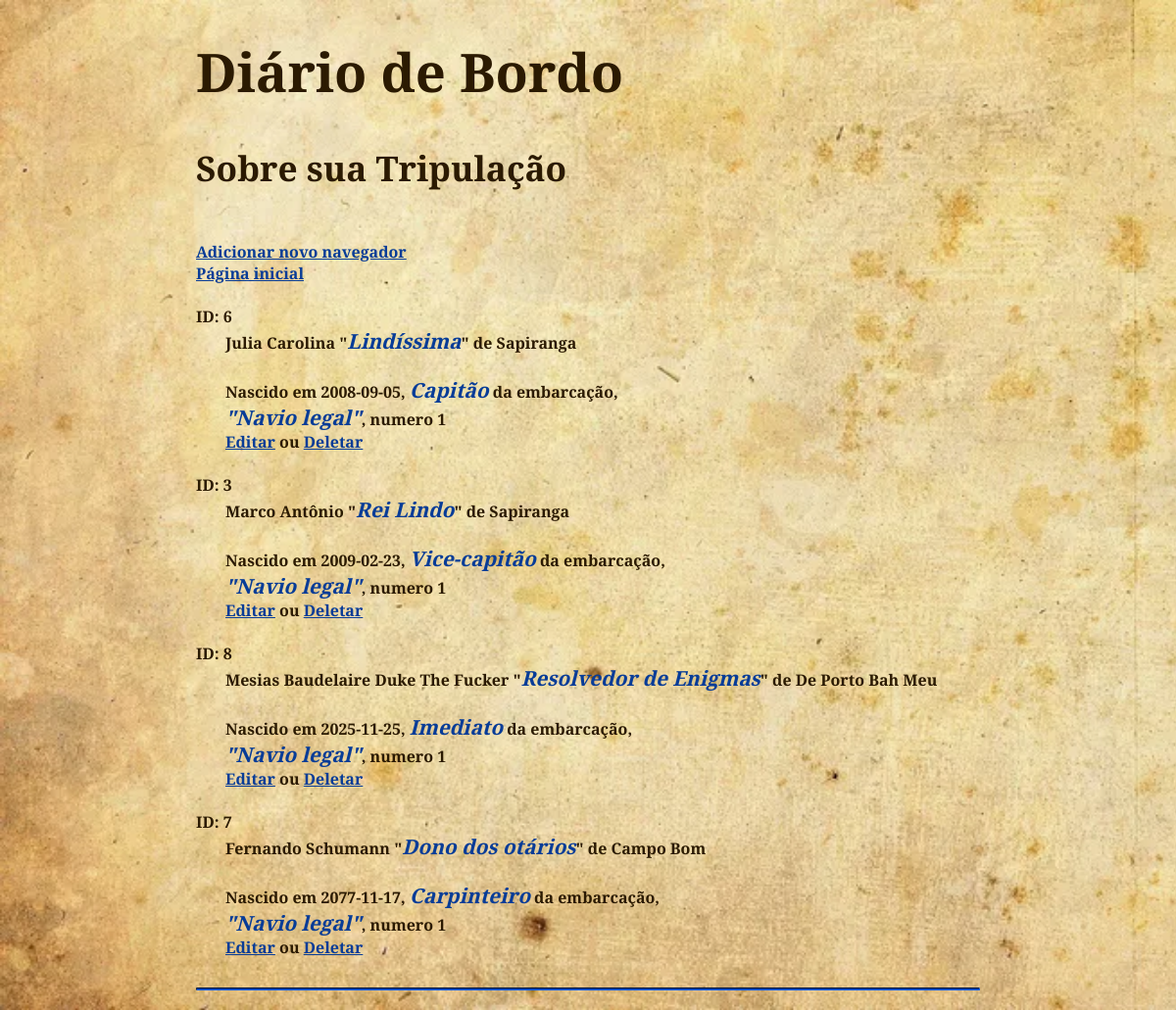
Page /paginas/mostrar/mostrarnavegador.php on the earlier database version.
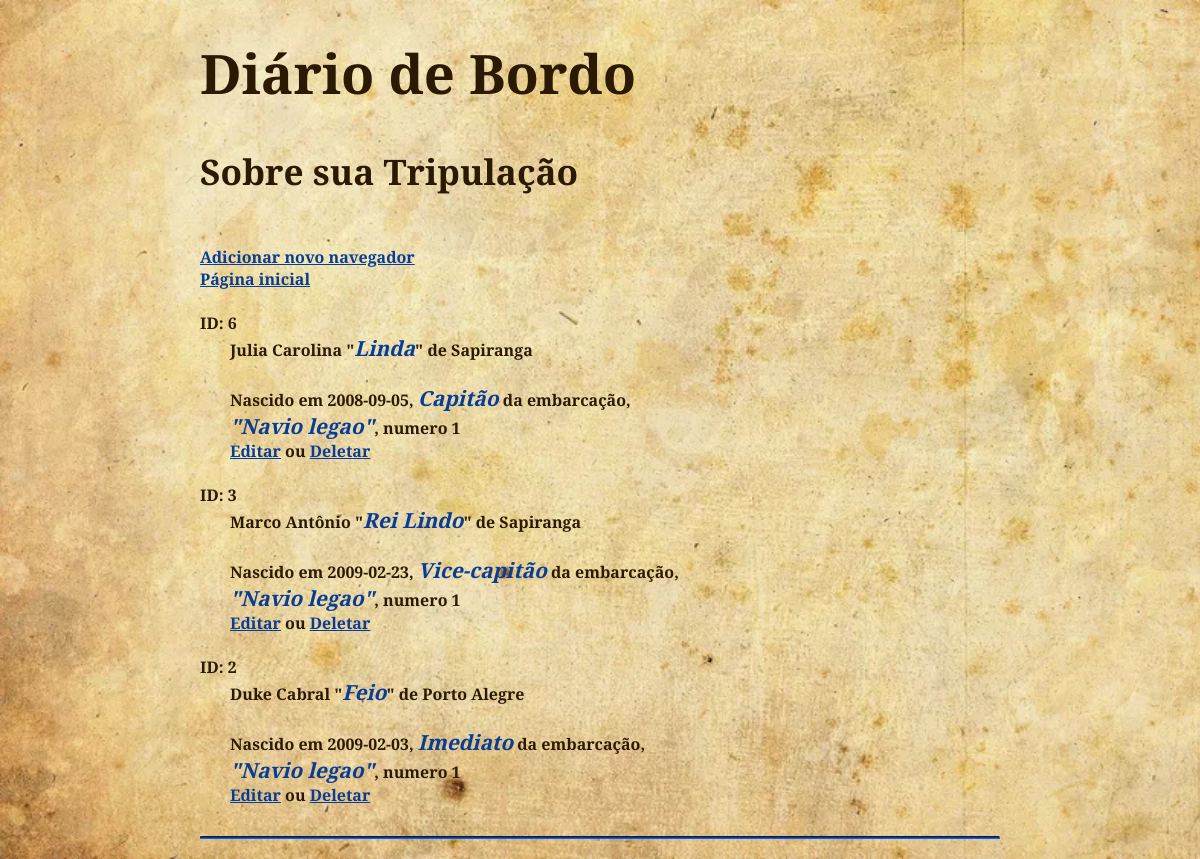
Same page on the later database version.
### tables this page shows
CREATE TABLE `navegador` (
  `id_navegador` int(11) NOT NULL,
  `nome` varchar(30) DEFAULT NULL,
  `nascimento` date DEFAULT NULL,
  `cargo` int(11) DEFAULT NULL,
  `navio` int(11) DEFAULT NULL,
  `sobrenome` varchar(30) DEFAULT NULL,
  `titulo` varchar(30) DEFAULT NULL,
  `origem` varchar(30) DEFAULT NULL
);

CREATE TABLE `cargo` (
  `id_cargo` int(11) NOT NULL,
  `nome` varchar(30) DEFAULT NULL,
  `descricao` text DEFAULT NULL
);

CREATE TABLE `navio` (
  `id_navio` int(11) NOT NULL,
  `nome` varchar(30) DEFAULT NULL,
  `tipo` int(11) DEFAULT NULL,
  `numero` int(11) DEFAULT NULL
);

### paginas/mostrar/mostrarnavegador.php (the view, shortened to what this page needs)
<?php
    require_once("../config.php");
?>
<!DOCTYPE html>
<html lang="pt-br">
<head>
    <link rel="stylesheet" href="../style.css">
</head>
<body>
    <header>
        <h1>Diário de Bordo</h1>
    </header>
<main>
    <section class="mostrartripulacao">
        <h2>Sobre sua Tripulação</h2> <br>
        <a href="../inserir/novonav.php">Adicionar novo navegador</a><br>
        <a href="../index.html">Página inicial</a><br><br>
        <?php
            $consulta = $mysqli->prepare("
                SELECT
                    n.*, c.nome AS nome_cargo, v.nome AS nome_navio
                FROM
                    navegador n
                INNER JOIN
                    cargo c ON n.cargo = c.id_cargo
                INNER JOIN
                    navio v ON n.navio = v.id_navio
                ORDER BY n.cargo
            ");
            $consulta->execute();
            $resultado = $consulta->get_result();
            $registros = $resultado->fetch_all(MYSQLI_ASSOC);
            foreach($registros as $registro) {
                echo "ID: {$registro['id_navegador']}<br>";
                echo "<div style=\"margin-left: 30px;\">";
                    echo "{$registro['nome']} {$registro['sobrenome']} \"<strong>{$registro['titulo']}</strong>\" de {$registro['origem']}<br>";
                    echo "<br>";
                    echo "Nascido em {$registro['nascimento']}, <strong>{$registro['nome_cargo']}</strong> da embarcação,<br>";
                    echo "<strong>\"{$registro['nome_navio']}\"</strong>, numero {$registro['navio']}<br>";
                    echo "<a href=\"../editar/editarnavegador.php?id={$registro['id_navegador']}\">Editar</a> ou ";
                    echo "<a href=\"../deletar/excluirnavegador.php?id={$registro['id_navegador']}\">Deletar</a>";
                echo "<br>";
                echo "<br>";
                echo "</div>";
            }
        ?>
    </section>
    <hr>
</main>
</body>
</html>

### paginas/style.css (style rules this page uses)
:root { --azulinho: rgb(7, 60, 151); --azulao: rgb(7, 60, 151); --marrozinho :rgb(43, 26, 1); }
* { font-family: "Cinzel", serif; color: var(--marrozinho); font-weight: bold; }
body { background-image: url('../assets/papel.webp'); background-size: cover; background-attachment: fixed; margin: 20px 25vh; }
h1 { font-size: 3.4em; }
h2 { font-size: 2.2em; }
strong { font-weight: bolder; color: var(--azulao); font-style: italic; font-size: 1.3em; }
a { color: var(--azulinho); font-weight: bolder; }
hr { height: 1px; background-color: var(--azulinho); border-radius: 10px; border-color: var(--azulinho); }

Differences in the rows shown:
removed navegador: id_navegador "8", nome "Mesias", sobrenome "Baudelaire Duke The Fucker", titulo "Resolvedor de Enigmas", origem "De Porto Bah Meu", nascimento "2025-11-25", cargo.nome "Imediato", navio.nome "Navio legal", navio "1"
removed navegador: id_navegador "7", nome "Fernando", sobrenome "Schumann", titulo "Dono dos otários", origem "Campo Bom", nascimento "2077-11-17", cargo.nome "Carpinteiro", navio.nome "Navio legal", navio "1"
changed navegador "Julia": titulo "Lindíssima" → "Linda"; navio.nome "Navio legal" → "Navio legao"
changed through a linked row, navegador "Rei Lindo": navio.nome "Navio legal" → "Navio legao"
added navegador: id_navegador "2", nome "Duke", sobrenome "Cabral", titulo "Feio", origem "Porto Alegre", nascimento "2009-02-03", cargo.nome "Imediato", navio.nome "Navio legao", navio "1"
